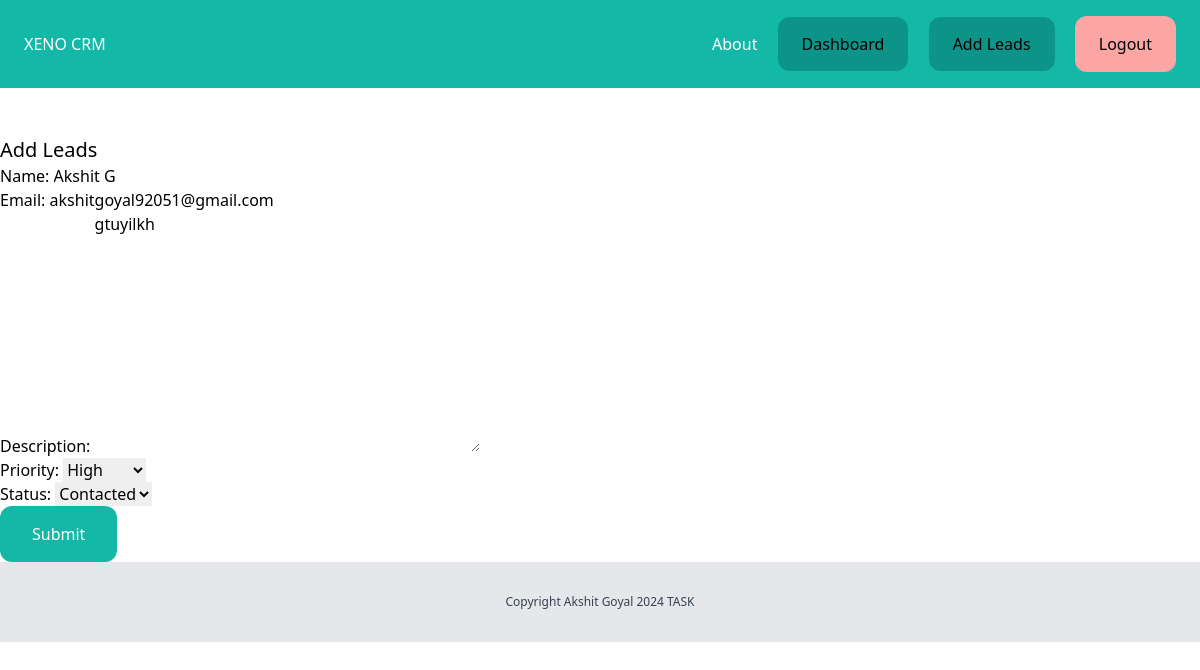
The page /leads/9/edit/ (signed in) on the database its author committed.
### lead/models.py (models this page shows, shortened)
class Lead(models.Model):
    LOW = 'low'
    MEDIUM = 'medium'
    HIGH = 'high'
    CHOICES_PRIORITY = (
        (LOW, 'Low'),
        (MEDIUM, 'Medium'),
        (HIGH, 'High'),
    )
    NEW = 'new'
    CONTACTED = 'contacted'
    WON = 'won'
    LOST = 'lost'
    CHOICES_STATUS = (
        (NEW, 'New'),
        (CONTACTED, 'Contacted'),
        (WON, 'Won'),
        (LOST, 'Lost'),
    )
    status = models.CharField(max_length=10, choices=CHOICES_STATUS,default=NEW)
    priority = models.CharField(max_length=10, choices=CHOICES_PRIORITY,default=MEDIUM)
    created_by = models.ForeignKey(User, related_name='leads', on_delete=models.CASCADE)
    created_at = models.DateTimeField(auto_now_add=True)
    modified_at = models.DateTimeField(auto_now=True)
    name = models.CharField(max_length=255)
    email = models.EmailField()
    description = models.TextField(blank=True, null=True)

### lead/views.py (the view)
# urls.py: path('<int:pk>/edit/', views.leads_edit, name='leads_edit'),
@login_required
def leads_edit(request, pk):
    lead = get_object_or_404(Lead, created_by=request.user, pk=pk)
    if request.method == 'POST':
        form = AddLeadForm(request.POST, instance=lead)
        if form.is_valid():
            form.save()
            messages.success(request, 'Lead updated successfully!')
            return redirect('leads_list')
    else:
        form = AddLeadForm(instance=lead)
    return render(request, 'lead/edit_lead.html', {'form': form})

### lead/forms.py
class AddLeadForm(forms.ModelForm):
    class Meta:
        model = Lead
        fields = ['name', 'email', 'description','priority','status']

### lead/templates/lead/edit_lead.html (shortened to what this page needs)
{% extends 'core/base.html' %}
{% block content %}
    <div class="py-6 px-8"></div>
    <h1 class="text-xl">Add Leads</h1>
    <form method="post" action=".">
        {{ form.as_p }}
        <button class="py-4 px-8 bg-teal-500 text-white rounded-xl" type="submit">Submit</button>
    </form>
{% endblock %}

### rows shown on the page
Lead: name "Akshit G", email "akshitgoyal92051@gmail.com", description "gtuyilkh", priority "High", status "Contacted"
